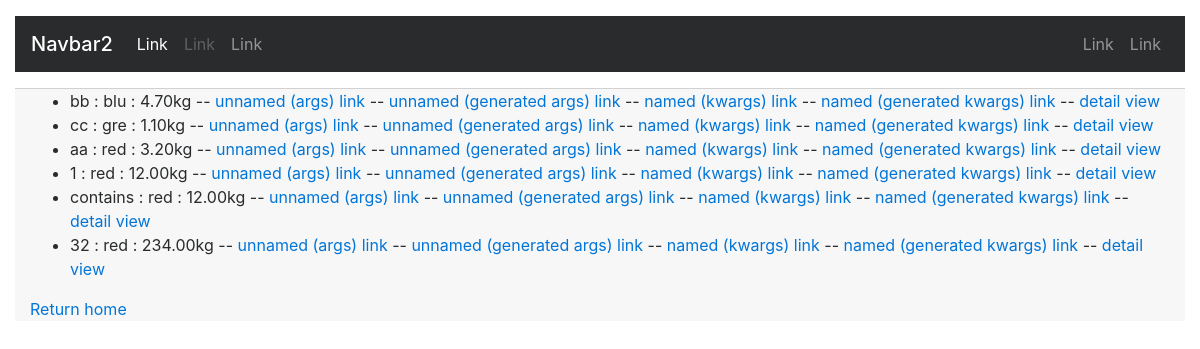
The app's page /st/list/ with its own data.
### st_0/models.py (models this page shows, shortened)
class box(models.Model):
    box_name = models.CharField(max_length = 10)
    colors = (('red','red'),
              ('blu','blue'),
              ('gre','green'),
              ('yel','yellow')
    )
    box_color = models.CharField(max_length=3,choices=colors,default='red')
    mass = models.DecimalField(max_digits=5,decimal_places=2)

### st_0/views.py (the view)
def box_list(request):
    box_list = box.objects.all()
    context = {'heavy_items':box_list}
    return render(request, 'list.html', context)

### st_0/templates/list.html
{% extends 'debug_base.html' %}
{%block content%}
{% if heavy_items %}
    <ul>
    {% for box in heavy_items %}
        <li>{{ box.box_name }} : {{box.box_color}} : {{box.mass}}kg
        -- <a href="../box{{box.pk}}">unnamed (args) link</a>
        -- <a href="{% url 'args' box.pk %}">unnamed (generated args) link </a>
        -- <a href="../bbox{{box.pk}}">named (kwargs) link</a>
        -- <a href="{% url 'kwargs' box.pk %}">named (generated kwargs) link </a>
        -- <a href="{% url 'class' box.pk %}">detail view</a>
        </li>
    {% endfor %}
    </ul>
{% else %}
    <p>No boxes are available.</p>
{% endif %}
<a href="{% url 'home' %}">Return home</a>
{%endblock%}

### templates/bases/debug_base.html (style rules this page uses)
body { padding-top: 1em; }

### records on screen
box: box_name "bb", box_color "blu", mass "4.70"
box: box_name "cc", box_color "gre", mass "1.10"
box: box_name "aa", box_color "red", mass "3.20"
box: box_name "1", box_color "red", mass "12.00"
box: box_name "contains", box_color "red", mass "12.00"
box: box_name "32", box_color "red", mass "234.00"
